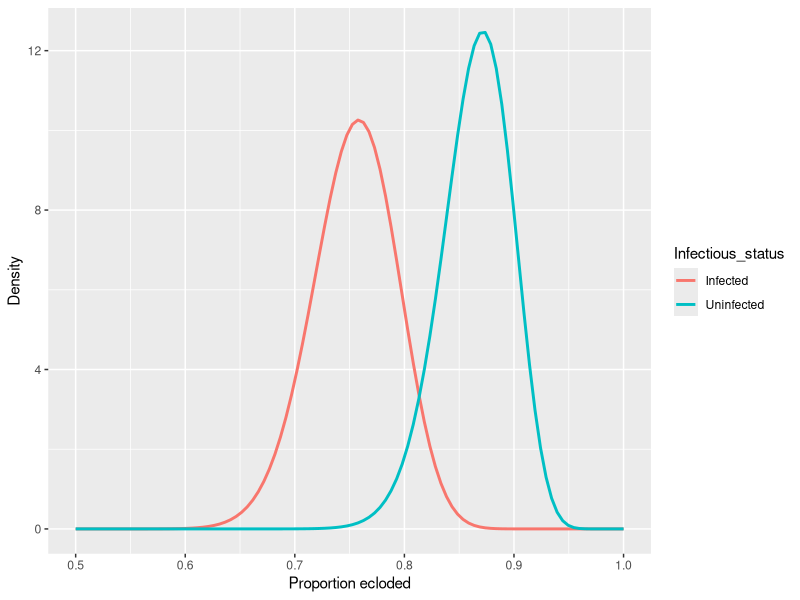
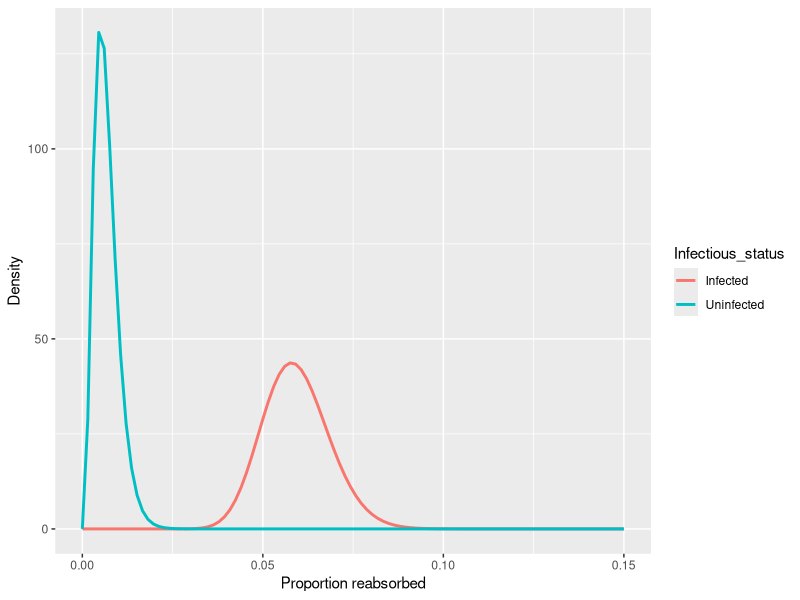

Here is the R script that generated these plots, in order:
library(ggplot2)
betaconf<-function(alpha, x, n, a=1, b=1, CP="FALSE"){
  if(CP=="TRUE"){  
    lower <- 1 - qbeta(1-(alpha/2), n + x - 1, x)
    upper <- 1 - qbeta(alpha/2, n - x, x + 1)
  }else{
    lower <- qbeta(alpha/2, a + x, b + n - x)
    upper <- qbeta(1-(alpha/2), a + x, b + n - x)  
  } 
  return(c(lower, upper))
  #CP stands for Clopper-Pearson
  #Default is 'Bayesian' with an uniform prior over p (a=b=1)
}
# The data
outE <- cbind(c(91, 29),c(95, 14))# Eclosion
colnames(outE) <-c("Infected", "Uninfected")
rownames(outE) <-c("Ecloded", "Non-ecloded")
print(outE)
#
outR <- cbind(c(38, 618), c(3, 588)) # Reabsorption
colnames(outR) <- c("Infected", "Uninfected")
rownames(outR) <- c("Reabsorbed", "Vitelogenic")
print(outR)

## Calculating proportions and CIs
a <- b <- 1 # to ease future changes to informative priors
rhoI <- round(outE[1,1]/(outE[1, 1] + outE[2, 1]), 2)
rhoU <- round(outE[1,2]/(outE[1, 2] + outE[2, 2]), 2)
confI <- round(betaconf(.05,outE[1, 1], outE[1, 1] + outE[2, 1]), 2)
confU <- round(betaconf(.05,outE[1, 2], outE[1, 1] + outE[2, 2]), 2)
(c(rhoI, confI))
(c(rhoU, confU))

rho.rI <- round(outR[1,1]/(outR[1, 1] + outR[2, 1]), 2)
rho.rU <- round(outR[1,2]/(outR[1, 2] + outR[2, 2]), 2)
confrI <- round(betaconf(.05,outR[1, 1], outR[1, 1] + outR[2, 1]), 2)
confrU <- round(betaconf(.05,outR[1, 2], outR[1, 2] + outR[2, 2]), 2)
(c(rho.rI, confrI))
(c(rho.rU, confrU))

## Plotting 
xE <- seq(.5, 1, length.out = 100)
yEU <- dbeta(xE, outE[1, 2] + a, b + outE[2, 2])
yEI <- dbeta(xE, outE[1, 1] + a, b + outE[2, 1])
plotdtE <- data.frame(Ex = rep(xE, 2), Ey = c(yEU, yEI),
                     Infectious_status = c(rep("Uninfected", 100), rep("Infected", 100)))

xR <- seq(0, .15, length.out = 100)
yRU <- dbeta(xR, outR[1, 2] + a, b + outR[2, 2])
yRI <- dbeta(xR, outR[1, 1] + a, b + outR[2, 1])
plotdtR <- data.frame(Rx = rep(xR, 2), Ry = c(yRU, yRI),
                     Infectious_status = c(rep("Uninfected", 100), rep("Infected", 100)) )

pdf(file = "figs/eclosion.pdf")
ggplot(plotdtE, aes(x = Ex, y = Ey)) +
  scale_x_continuous("Proportion ecloded") +
  scale_y_continuous("Density") +
  guides(fill=FALSE)+
  geom_line(aes(colour = Infectious_status), size = 1)+
  labs(fill="Infectious status")
dev.off()

pdf(file = "figs/reabsorption.pdf")
ggplot(plotdtR, aes(x = Rx, y = Ry)) +
  scale_x_continuous("Proportion reabsorbed") +
  scale_y_continuous("Density") +
  guides(fill=FALSE)+
  geom_line(aes(colour = Infectious_status), size = 1)+
  labs(fill="Infectious status")
dev.off()